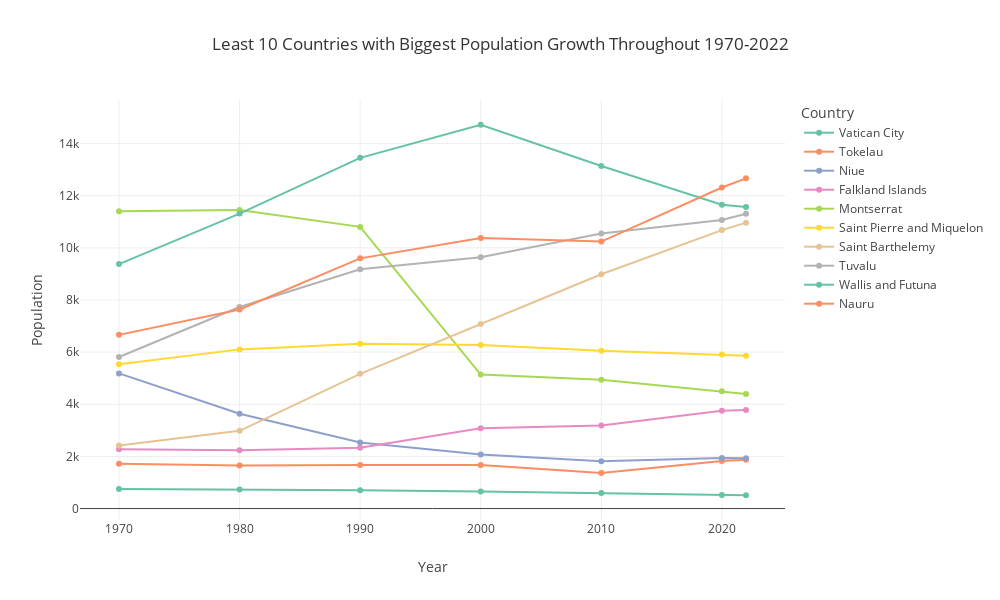

Write notebook code for a chart like this one.
### Code cell
fig = px.line(least10, x='Year', y='Population', color='Country', markers=True, 
              title='Least 10 Countries with Biggest Population Growth Throughout 1970-2022', 
              width=1000, height=600)
fig.show()

### Figure 1 — Plotly figure (JSON) as saved in the notebook; plotly's stock layout.template omitted (floating-point values rounded to 4 significant figures)
{"data": [{"hovertemplate": "Country=Vatican City<br>Year=%{x}<br>Population=%{y}<extra></extra>", "legendgroup": "Vatican City", "line": {"color": "rgb(102,194,165)", "dash": "solid"}, "marker": {"symbol": "circle"}, "mode": "markers+lines", "name": "Vatican City", "orientation": "v", "showlegend": true, "type": "scatter", "x": ["1970", "1980", "1990", "2000", "2010", "2020", "2022"], "xaxis": "x", "y": [752, 733, 700, 651, 596, 520, 510], "yaxis": "y"}, {"hovertemplate": "Country=Tokelau<br>Year=%{x}<br>Population=%{y}<extra></extra>", "legendgroup": "Tokelau", "line": {"color": "rgb(252,141,98)", "dash": "solid"}, "marker": {"symbol": "circle"}, "mode": "markers+lines", "name": "Tokelau", "orientation": "v", "showlegend": true, "type": "scatter", "x": ["1970", "1980", "1990", "2000", "2010", "2020", "2022"], "xaxis": "x", "y": [1714, 1647, 1669, 1666, 1367, 1827, 1871], "yaxis": "y"}, {"hovertemplate": "Country=Niue<br>Year=%{x}<br>Population=%{y}<extra></extra>", "legendgroup": "Niue", "line": {"color": "rgb(141,160,203)", "dash": "solid"}, "marker": {"symbol": "circle"}, "mode": "markers+lines", "name": "Niue", "orientation": "v", "showlegend": true, "type": "scatter", "x": ["1970", "1980", "1990", "2000", "2010", "2020", "2022"], "xaxis": "x", "y": [5185, 3637, 2533, 2074, 1812, 1942, 1934], "yaxis": "y"}, {"hovertemplate": "Country=Falkland Islands<br>Year=%{x}<br>Population=%{y}<extra></extra>", "legendgroup": "Falkland Islands", "line": {"color": "rgb(231,138,195)", "dash": "solid"}, "marker": {"symbol": "circle"}, "mode": "markers+lines", "name": "Falkland Islands", "orientation": "v", "showlegend": true, "type": "scatter", "x": ["1970", "1980", "1990", "2000", "2010", "2020", "2022"], "xaxis": "x", "y": [2274, 2240, 2332, 3080, 3187, 3747, 3780], "yaxis": "y"}, {"hovertemplate": "Country=Montserrat<br>Year=%{x}<br>Population=%{y}<extra></extra>", "legendgroup": "Montserrat", "line": {"color": "rgb(166,216,84)", "dash": "solid"}, "marker": {"symbol": "circle"}, "mode": "markers+lines", "name": "Montserrat", "orientation": "v", "showlegend": true, "type": "scatter", "x": ["1970", "1980", "1990", "2000", "2010", "2020", "2022"], "xaxis": "x", "y": [11402, 11452, 10805, 5138, 4938, 4500, 4390], "yaxis": "y"}, {"hovertemplate": "Country=Saint Pierre and Miquelon<br>Year=%{x}<br>Population=%{y}<extra></extra>", "legendgroup": "Saint Pierre and Miquelon", "line": {"color": "rgb(255,217,47)", "dash": "solid"}, "marker": {"symbol": "circle"}, "mode": "markers+lines", "name": "Saint Pierre and Miquelon", "orientation": "v", "showlegend": true, "type": "scatter", "x": ["1970", "1980", "1990", "2000", "2010", "2020", "2022"], "xaxis": "x", "y": [5537, 6106, 6324, 6274, 6052, 5906, 5862], "yaxis": "y"}, {"hovertemplate": "Country=Saint Barthelemy<br>Year=%{x}<br>Population=%{y}<extra></extra>", "legendgroup": "Saint Barthelemy", "line": {"color": "rgb(229,196,148)", "dash": "solid"}, "marker": {"symbol": "circle"}, "mode": "markers+lines", "name": "Saint Barthelemy", "orientation": "v", "showlegend": true, "type": "scatter", "x": ["1970", "1980", "1990", "2000", "2010", "2020", "2022"], "xaxis": "x", "y": [2417, 2983, 5168, 7082, 8988, 10681, 10967], "yaxis": "y"}, {"hovertemplate": "Country=Tuvalu<br>Year=%{x}<br>Population=%{y}<extra></extra>", "legendgroup": "Tuvalu", "line": {"color": "rgb(179,179,179)", "dash": "solid"}, "marker": {"symbol": "circle"}, "mode": "markers+lines", "name": "Tuvalu", "orientation": "v", "showlegend": true, "type": "scatter", "x": ["1970", "1980", "1990", "2000", "2010", "2020", "2022"], "xaxis": "x", "y": [5814, 7731, 9182, 9638, 10550, 11069, 11312], "yaxis": "y"}, {"hovertemplate": "Country=Wallis and Futuna<br>Year=%{x}<br>Population=%{y}<extra></extra>", "legendgroup": "Wallis and Futuna", "line": {"color": "rgb(102,194,165)", "dash": "solid"}, "marker": {"symbol": "circle"}, "mode": "markers+lines", "name": "Wallis and Futuna", "orientation": "v", "showlegend": true, "type": "scatter", "x": ["1970", "1980", "1990", "2000", "2010", "2020", "2022"], "xaxis": "x", "y": [9377, 11315, 13454, 14723, 13142, 11655, 11572], "yaxis": "y"}, {"hovertemplate": "Country=Nauru<br>Year=%{x}<br>Population=%{y}<extra></extra>", "legendgroup": "Nauru", "line": {"color": "rgb(252,141,98)", "dash": "solid"}, "marker": {"symbol": "circle"}, "mode": "markers+lines", "name": "Nauru", "orientation": "v", "showlegend": true, "type": "scatter", "x": ["1970", "1980", "1990", "2000", "2010", "2020", "2022"], "xaxis": "x", "y": [6663, 7635, 9598, 10377, 10241, 12315, 12668], "yaxis": "y"}], "layout": {"height": 600, "legend": {"title": {"text": "Country"}, "tracegroupgap": 0}, "title": {"text": "Least 10 Countries with Biggest Population Growth Throughout 1970-2022"}, "width": 1000, "xaxis": {"anchor": "y", "autorange": true, "domain": [0, 1], "range": [1967.0, 2025.0], "title": {"text": "Year"}, "type": "linear"}, "yaxis": {"anchor": "x", "autorange": true, "domain": [0, 1], "range": [-439.5, 15670.0], "title": {"text": "Population"}, "type": "linear"}}}
